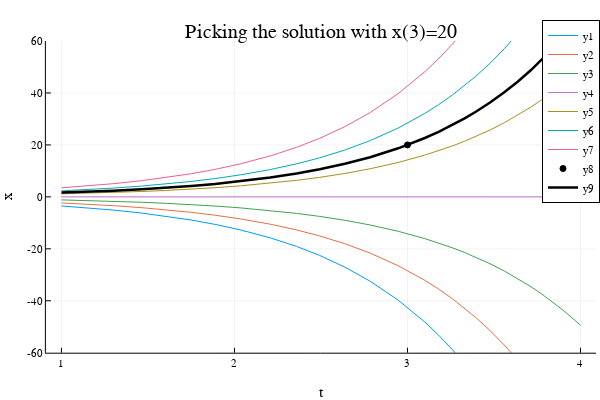

Notebook code cell kept with this figure:
### Code cell
a = 1.25
plt = plot(xaxis=("t"),yaxis=("x",(-60,60)))
for C in (-3:3)/3
    plot!(t -> C*exp(a*t),1,4)
end

scatter!([3],[20],m=(3,:black))
plot!(t->20exp(a*(t-3)),1,4,l=(2.5,:black))
title!("Picking the solution with x(3)=20")

### Figure 1 — Plotly figure (JSON) as saved in the notebook; plotly's stock layout.template omitted (floating-point values rounded to 4 significant figures)
{"data": [{"colorbar": {"title": ""}, "legendgroup": "y1", "line": {"color": "rgba(0, 154, 250, 1.000)", "dash": "solid", "shape": "linear", "width": 1}, "mode": "lines", "name": "y1", "showlegend": true, "type": "scatter", "x": [1, 1.029, 1.3, 1.463, 1.601, 1.75, 1.888, 2.036, 2.207, 2.359, 2.493, 2.638, 2.784, 2.946, 3.1, 3.18, 3.26, 3.328, 3.395, 3.477, 3.559, 3.637, 3.714, 3.776, 3.838, 3.9, 3.962, 3.971, 3.981, 3.99, 4], "xaxis": "x", "y": [-3.49, -3.621, -5.08, -6.226, -7.395, -8.915, -10.59, -12.74, -15.78, -19.09, -22.55, -27.05, -32.48, -39.76, -48.19, -53.26, -58.87, -64.04, -69.67, -77.21, -85.57, -94.25, -103.8, -112.2, -121.2, -131.0, -141.5, -143.2, -144.9, -146.7, -148.4], "yaxis": "y", "zmax": null, "zmin": null}, {"colorbar": {"title": ""}, "legendgroup": "y2", "line": {"color": "rgba(227, 111, 71, 1.000)", "dash": "solid", "shape": "linear", "width": 1}, "mode": "lines", "name": "y2", "showlegend": true, "type": "scatter", "x": [1, 1.029, 1.3, 1.463, 1.601, 1.75, 1.888, 2.036, 2.207, 2.359, 2.493, 2.638, 2.784, 2.946, 3.1, 3.18, 3.26, 3.328, 3.395, 3.477, 3.559, 3.637, 3.714, 3.776, 3.838, 3.9, 3.962, 3.971, 3.981, 3.99, 4], "xaxis": "x", "y": [-2.327, -2.414, -3.386, -4.151, -4.93, -5.943, -7.061, -8.493, -10.52, -12.72, -15.03, -18.03, -21.65, -26.5, -32.13, -35.51, -39.24, -42.69, -46.44, -51.47, -57.05, -62.84, -69.21, -74.78, -80.8, -87.31, -94.34, -95.47, -96.61, -97.77, -98.94], "yaxis": "y", "zmax": null, "zmin": null}, {"colorbar": {"title": ""}, "legendgroup": "y3", "line": {"color": "rgba(62, 164, 78, 1.000)", "dash": "solid", "shape": "linear", "width": 1}, "mode": "lines", "name": "y3", "showlegend": true, "type": "scatter", "x": [1, 1.029, 1.3, 1.463, 1.601, 1.75, 1.888, 2.036, 2.207, 2.359, 2.493, 2.638, 2.784, 2.946, 3.1, 3.18, 3.26, 3.328, 3.395, 3.477, 3.559, 3.637, 3.714, 3.776, 3.838, 3.9, 3.962, 3.971, 3.981, 3.99, 4], "xaxis": "x", "y": [-1.163, -1.207, -1.693, -2.075, -2.465, -2.972, -3.53, -4.247, -5.26, -6.362, -7.517, -9.016, -10.83, -13.25, -16.06, -17.75, -19.62, -21.35, -23.22, -25.74, -28.52, -31.42, -34.61, -37.39, -40.4, -43.65, -47.17, -47.73, -48.31, -48.89, -49.47], "yaxis": "y", "zmax": null, "zmin": null}, {"colorbar": {"title": ""}, "legendgroup": "y4", "line": {"color": "rgba(195, 113, 210, 1.000)", "dash": "solid", "shape": "linear", "width": 1}, "mode": "lines", "name": "y4", "showlegend": true, "type": "scatter", "x": [1, 1.029, 1.3, 1.463, 1.601, 1.75, 1.888, 2.036, 2.207, 2.359, 2.493, 2.638, 2.784, 2.946, 3.1, 3.26, 3.395, 3.559, 3.714, 3.962, 4], "xaxis": "x", "y": [0, 0, 0, 0, 0, 0, 0, 0, 0, 0, 0, 0, 0, 0, 0, 0, 0, 0, 0, 0, 0], "yaxis": "y", "zmax": null, "zmin": null}, {"colorbar": {"title": ""}, "legendgroup": "y5", "line": {"color": "rgba(172, 142, 24, 1.000)", "dash": "solid", "shape": "linear", "width": 1}, "mode": "lines", "name": "y5", "showlegend": true, "type": "scatter", "x": [1, 1.029, 1.3, 1.463, 1.601, 1.75, 1.888, 2.036, 2.207, 2.359, 2.493, 2.638, 2.784, 2.946, 3.1, 3.18, 3.26, 3.328, 3.395, 3.477, 3.559, 3.637, 3.714, 3.776, 3.838, 3.9, 3.962, 3.971, 3.981, 3.99, 4], "xaxis": "x", "y": [1.163, 1.207, 1.693, 2.075, 2.465, 2.972, 3.53, 4.247, 5.26, 6.362, 7.517, 9.016, 10.83, 13.25, 16.06, 17.75, 19.62, 21.35, 23.22, 25.74, 28.52, 31.42, 34.61, 37.39, 40.4, 43.65, 47.17, 47.73, 48.31, 48.89, 49.47], "yaxis": "y", "zmax": null, "zmin": null}, {"colorbar": {"title": ""}, "legendgroup": "y6", "line": {"color": "rgba(0, 170, 174, 1.000)", "dash": "solid", "shape": "linear", "width": 1}, "mode": "lines", "name": "y6", "showlegend": true, "type": "scatter", "x": [1, 1.029, 1.3, 1.463, 1.601, 1.75, 1.888, 2.036, 2.207, 2.359, 2.493, 2.638, 2.784, 2.946, 3.1, 3.18, 3.26, 3.328, 3.395, 3.477, 3.559, 3.637, 3.714, 3.776, 3.838, 3.9, 3.962, 3.971, 3.981, 3.99, 4], "xaxis": "x", "y": [2.327, 2.414, 3.386, 4.151, 4.93, 5.943, 7.061, 8.493, 10.52, 12.72, 15.03, 18.03, 21.65, 26.5, 32.13, 35.51, 39.24, 42.69, 46.44, 51.47, 57.05, 62.84, 69.21, 74.78, 80.8, 87.31, 94.34, 95.47, 96.61, 97.77, 98.94], "yaxis": "y", "zmax": null, "zmin": null}, {"colorbar": {"title": ""}, "legendgroup": "y7", "line": {"color": "rgba(237, 94, 147, 1.000)", "dash": "solid", "shape": "linear", "width": 1}, "mode": "lines", "name": "y7", "showlegend": true, "type": "scatter", "x": [1, 1.029, 1.3, 1.463, 1.601, 1.75, 1.888, 2.036, 2.207, 2.359, 2.493, 2.638, 2.784, 2.946, 3.1, 3.18, 3.26, 3.328, 3.395, 3.477, 3.559, 3.637, 3.714, 3.776, 3.838, 3.9, 3.962, 3.971, 3.981, 3.99, 4], "xaxis": "x", "y": [3.49, 3.621, 5.08, 6.226, 7.395, 8.915, 10.59, 12.74, 15.78, 19.09, 22.55, 27.05, 32.48, 39.76, 48.19, 53.26, 58.87, 64.04, 69.67, 77.21, 85.57, 94.25, 103.8, 112.2, 121.2, 131.0, 141.5, 143.2, 144.9, 146.7, 148.4], "yaxis": "y", "zmax": null, "zmin": null}, {"colorbar": {"title": ""}, "legendgroup": "y8", "marker": {"color": "rgba(0, 0, 0, 1.000)", "line": {"color": "rgba(0, 0, 0, 1.000)", "width": 1}, "size": 6, "symbol": "circle"}, "mode": "markers", "name": "y8", "showlegend": true, "type": "scatter", "x": [3], "xaxis": "x", "y": [20], "yaxis": "y", "zmax": null, "zmin": null}, {"colorbar": {"title": ""}, "legendgroup": "y9", "line": {"color": "rgba(0, 0, 0, 1.000)", "dash": "solid", "shape": "linear", "width": 2.5}, "mode": "lines", "name": "y9", "showlegend": true, "type": "scatter", "x": [1, 1.029, 1.3, 1.463, 1.601, 1.75, 1.888, 2.036, 2.207, 2.359, 2.493, 2.638, 2.784, 2.946, 3.1, 3.18, 3.26, 3.328, 3.395, 3.477, 3.559, 3.637, 3.714, 3.776, 3.838, 3.9, 3.962, 3.971, 3.981, 3.99, 4], "xaxis": "x", "y": [1.642, 1.703, 2.389, 2.928, 3.478, 4.193, 4.982, 5.992, 7.422, 8.977, 10.61, 12.72, 15.28, 18.7, 22.67, 25.05, 27.69, 30.12, 32.77, 36.32, 40.25, 44.33, 48.83, 52.76, 57.01, 61.6, 66.56, 67.36, 68.16, 68.98, 69.81], "yaxis": "y", "zmax": null, "zmin": null}], "layout": {"annotations": [{"font": {"color": "rgba(0, 0, 0, 1.000)", "family": "sans-serif", "size": 20}, "rotation": 0, "showarrow": false, "text": "Picking the solution with x(3)=20", "x": 0.535, "xanchor": "center", "xref": "paper", "y": 1, "yanchor": "top", "yref": "paper"}], "height": 400, "legend": {"bgcolor": "rgba(255, 255, 255, 1.000)", "bordercolor": "rgba(0, 0, 0, 1.000)", "borderwidth": 1, "font": {"color": "rgba(0, 0, 0, 1.000)", "family": "sans-serif", "size": 11}, "title": {"font": {"color": "rgba(0, 0, 0, 1.000)", "family": "sans-serif", "size": 15}, "text": ""}, "tracegroupgap": 0, "traceorder": "normal", "x": 1, "xanchor": "auto", "y": 1, "yanchor": "auto"}, "margin": {"b": 20, "l": 0, "r": 0, "t": 20}, "paper_bgcolor": "rgba(255, 255, 255, 1.000)", "plot_bgcolor": "rgba(255, 255, 255, 1.000)", "showlegend": true, "width": 600, "xaxis": {"anchor": "y", "domain": [0.07647, 0.9934], "gridcolor": "rgba(0, 0, 0, 0.100)", "gridwidth": 0.5, "linecolor": "rgba(0, 0, 0, 1.000)", "mirror": false, "range": [0.91, 4.09], "showgrid": true, "showline": true, "showticklabels": true, "tickangle": 0, "tickcolor": "rgb(0, 0, 0)", "tickfont": {"color": "rgba(0, 0, 0, 1.000)", "family": "sans-serif", "size": 11}, "tickmode": "array", "ticks": "inside", "ticktext": ["1", "2", "3", "4"], "tickvals": [1, 2, 3, 4], "title": "t", "titlefont": {"color": "rgba(0, 0, 0, 1.000)", "family": "sans-serif", "size": 15}, "type": "-", "visible": true, "zeroline": false, "zerolinecolor": "rgba(0, 0, 0, 1.000)"}, "yaxis": {"anchor": "x", "domain": [0.07581, 0.9415], "gridcolor": "rgba(0, 0, 0, 0.100)", "gridwidth": 0.5, "linecolor": "rgba(0, 0, 0, 1.000)", "mirror": false, "range": [-60, 60], "showgrid": true, "showline": true, "showticklabels": true, "tickangle": 0, "tickcolor": "rgb(0, 0, 0)", "tickfont": {"color": "rgba(0, 0, 0, 1.000)", "family": "sans-serif", "size": 11}, "tickmode": "array", "ticks": "inside", "ticktext": ["-60", "-40", "-20", "0", "20", "40", "60"], "tickvals": [-60, -40, -20, 0, 20, 40, 60], "title": "x", "titlefont": {"color": "rgba(0, 0, 0, 1.000)", "family": "sans-serif", "size": 15}, "type": "-", "visible": true, "zeroline": false, "zerolinecolor": "rgba(0, 0, 0, 1.000)"}}}
